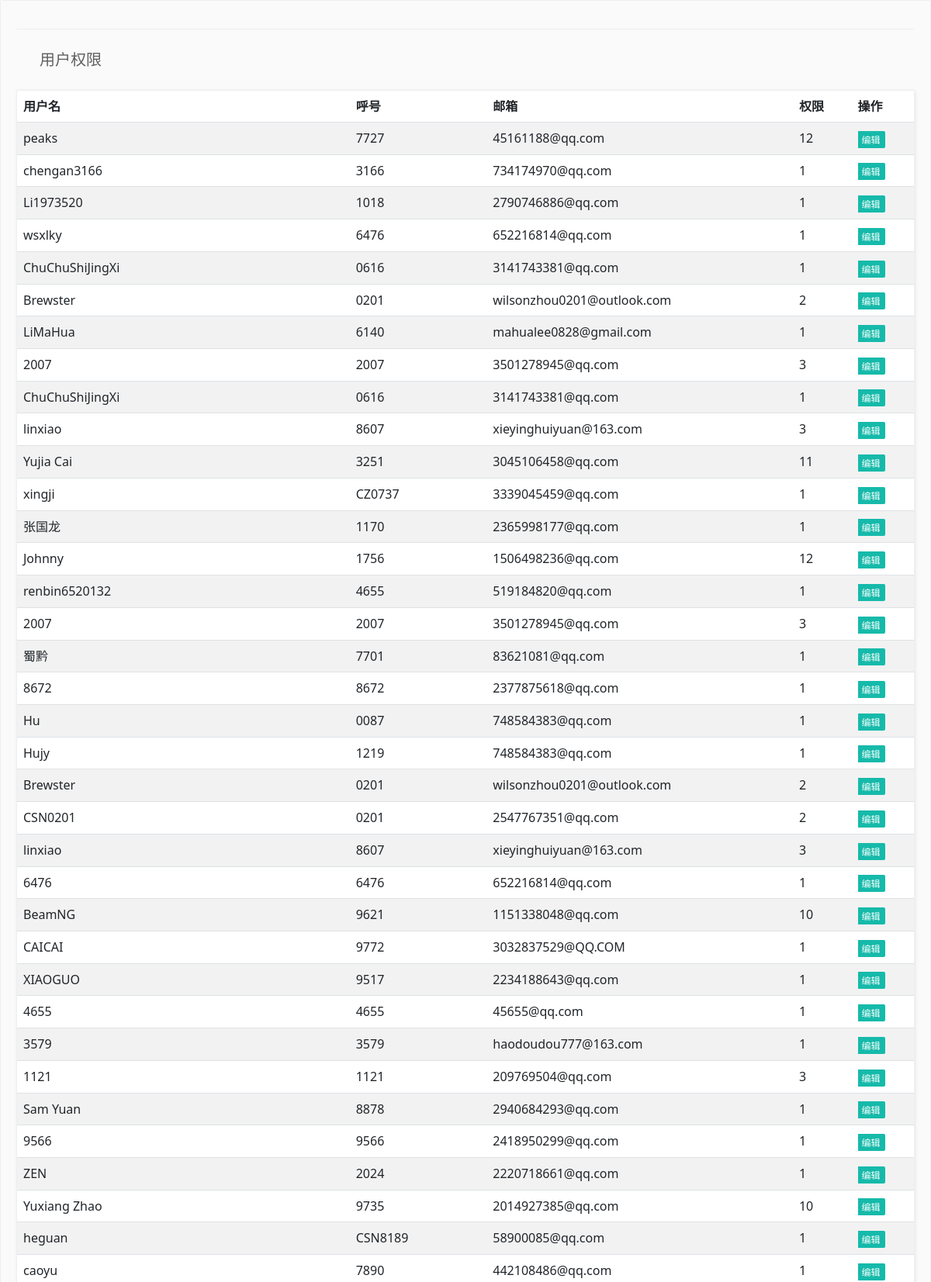
Page /admin/user/index.php (upper part) on the committed database.
### tables this page shows
CREATE TABLE `user` (
  `user_name` text NOT NULL,
  `user_pwd` text NOT NULL,
  `user_num` text NOT NULL,
  `user_email` text NOT NULL,
  `user_grade` text NOT NULL,
  `icao` text NOT NULL
);

### admin/user/index.php (the view, shortened to what this page needs)
<!DOCTYPE html>
<html lang="en">
<head>
    <link rel="stylesheet" href="../layui/css/layui.css">
    <link rel="stylesheet" href="../css/index.css">
    <link rel="stylesheet" href="../css/bootstrap.css">
</head>
<body>
    <div class="layui-card layui-panel">
        <div class="layui-bg-gray" style="padding: 20px;">
            <fieldset class="layui-elem-field layui-field-title">
                <br>
                <legend>用户权限</legend>
            </fieldset>
            <div class="layui-panel">
                <table class="table table-striped">
                    <thead>
                        <tr>
                            <th scope="col">用户名</th>
                            <th scope="col">呼号</th>
                            <th scope="col">邮箱</th>
                            <th scope="col">权限</th>
                            <th scope="col">操作</th>
                        </tr>
                    </thead>
                    <tbody>
                        <form action="./edit.php" method="post">
                            <?php
                            $servername = "localhost";
                            $username = "efb";
                            $password = "MNex4DtZyZAEEspR";
                            $dbname = "efb";
                            $conn = new mysqli($servername, $username, $password, $dbname);
                            $sql = "SELECT * FROM user";
                            $result = $conn->query($sql);
                            if ($result->num_rows > 0) {
                                while ($row = $result->fetch_assoc()) {
                                    echo "<tr>";
                                    echo "<td> " . $row['user_name'] . "</td>";
                                    echo "<td>" . $row['user_num'] . "</td>";
                                    echo "<td>" . $row['user_email'] . "</td>";
                                    echo "<td>" . $row['user_grade'] . "</td>";
                                    echo "<td>";
                                    echo '<div class="layui-btn-group">';
                                    echo '<button type="submit" class="layui-btn layui-btn-xs" data-bs-toggle="modal" data-bs-target="#staticBackdrop" name="search" value=\'' . $row['user_num'] . '\'>编辑</button>';
                                    echo "</div>";
                                    echo "</td>";
                                    echo "</tr>";
                                }
                            }
                            ?>
                        </form>
                    </tbody>
                </table>
            </div>
        </div>
    </div>
</body>
</html>

### rows in the picture
user: user_name "peaks", user_num "7727", user_email "45161188@qq.com", user_grade "12"
user: user_name "chengan3166", user_num "3166", user_email "734174970@qq.com", user_grade "1"
user: user_name "Li1973520", user_num "1018", user_email "2790746886@qq.com", user_grade "1"
user: user_name "wsxlky", user_num "6476", user_email "652216814@qq.com", user_grade "1"
user: user_name "ChuChuShiJingXi", user_num "0616", user_email "3141743381@qq.com", user_grade "1"
user: user_name "Brewster", user_num "0201", user_email "wilsonzhou0201@outlook.com", user_grade "2"
user: user_name "LiMaHua", user_num "6140", user_email "mahualee0828@gmail.com", user_grade "1"
user: user_name "2007", user_num "2007", user_email "3501278945@qq.com", user_grade "3"
user: user_name "ChuChuShiJingXi", user_num "0616", user_email "3141743381@qq.com", user_grade "1"
user: user_name "linxiao", user_num "8607", user_email "xieyinghuiyuan@163.com", user_grade "3"
user: user_name "Yujia Cai", user_num "3251", user_email "3045106458@qq.com", user_grade "11"
user: user_name "xingji", user_num "CZ0737", user_email "3339045459@qq.com", user_grade "1"
user: user_name "张国龙", user_num "1170", user_email "2365998177@qq.com", user_grade "1"
user: user_name "Johnny", user_num "1756", user_email "1506498236@qq.com", user_grade "12"
user: user_name "renbin6520132", user_num "4655", user_email "519184820@qq.com", user_grade "1"
user: user_name "2007", user_num "2007", user_email "3501278945@qq.com", user_grade "3"
user: user_name "蜀黔", user_num "7701", user_email "83621081@qq.com", user_grade "1"
user: user_name "8672", user_num "8672", user_email "2377875618@qq.com", user_grade "1"
user: user_name "Hu", user_num "0087", user_email "748584383@qq.com", user_grade "1"
user: user_name "Hujy", user_num "1219", user_email "748584383@qq.com", user_grade "1"
user: user_name "Brewster", user_num "0201", user_email "wilsonzhou0201@outlook.com", user_grade "2"
user: user_name "CSN0201", user_num "0201", user_email "2547767351@qq.com", user_grade "2"
user: user_name "linxiao", user_num "8607", user_email "xieyinghuiyuan@163.com", user_grade "3"
user: user_name "6476", user_num "6476", user_email "652216814@qq.com", user_grade "1"
user: user_name "BeamNG", user_num "9621", user_email "1151338048@qq.com", user_grade "10"
user: user_name "CAICAI", user_num "9772", user_email "3032837529@QQ.COM", user_grade "1"
user: user_name "XIAOGUO", user_num "9517", user_email "2234188643@qq.com", user_grade "1"
user: user_name "4655", user_num "4655", user_email "45655@qq.com", user_grade "1"
user: user_name "3579", user_num "3579", user_email "haodoudou777@163.com", user_grade "1"
user: user_name "1121", user_num "1121", user_email "209769504@qq.com", user_grade "3"
user: user_name "Sam Yuan", user_num "8878", user_email "2940684293@qq.com", user_grade "1"
user: user_name "9566", user_num "9566", user_email "2418950299@qq.com", user_grade "1"
user: user_name "ZEN", user_num "2024", user_email "2220718661@qq.com", user_grade "1"
user: user_name "Yuxiang Zhao", user_num "9735", user_email "2014927385@qq.com", user_grade "10"
user: user_name "heguan", user_num "CSN8189", user_email "58900085@qq.com", user_grade "1"
user: user_name "caoyu", user_num "7890", user_email "442108486@qq.com", user_grade "1"
